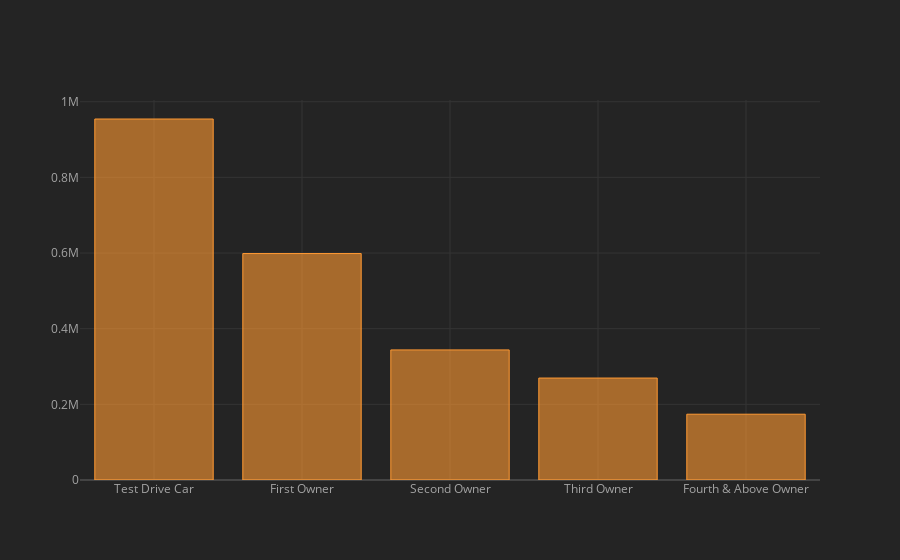

The cell this chart's notebook holds for it:
### Code cell
owner.selling_price.mean().sort_values(ascending=False).iplot(kind="bar")

### Figure 1 — Plotly figure (JSON) as saved in the notebook; plotly's stock layout.template omitted (floating-point values rounded to 4 significant figures)
{"data": [{"marker": {"color": "rgba(255, 153, 51, 0.6)", "line": {"color": "rgba(255, 153, 51, 1.0)", "width": 1}}, "name": "selling_price", "orientation": "v", "text": "", "type": "bar", "x": ["Test Drive Car", "First Owner", "Second Owner", "Third Owner", "Fourth & Above Owner"], "y": [954300.0, 598600.0, 343900.0, 269500.0, 173900.0]}], "layout": {"autosize": true, "legend": {"bgcolor": "#242424", "font": {"color": "#F4F4F4"}}, "paper_bgcolor": "#242424", "plot_bgcolor": "#242424", "title": {"font": {"color": "#F4F4F4"}}, "xaxis": {"autorange": true, "gridcolor": "#343434", "range": [-0.5, 4.5], "showgrid": true, "tickfont": {"color": "#A4A4A4"}, "title": {"font": {"color": "#A4A4A4"}, "text": ""}, "type": "category", "zerolinecolor": "#444444"}, "yaxis": {"autorange": true, "gridcolor": "#343434", "range": [0, 1005000.0], "showgrid": true, "tickfont": {"color": "#A4A4A4"}, "title": {"font": {"color": "#A4A4A4"}, "text": ""}, "type": "linear", "zerolinecolor": "#444444"}}}
